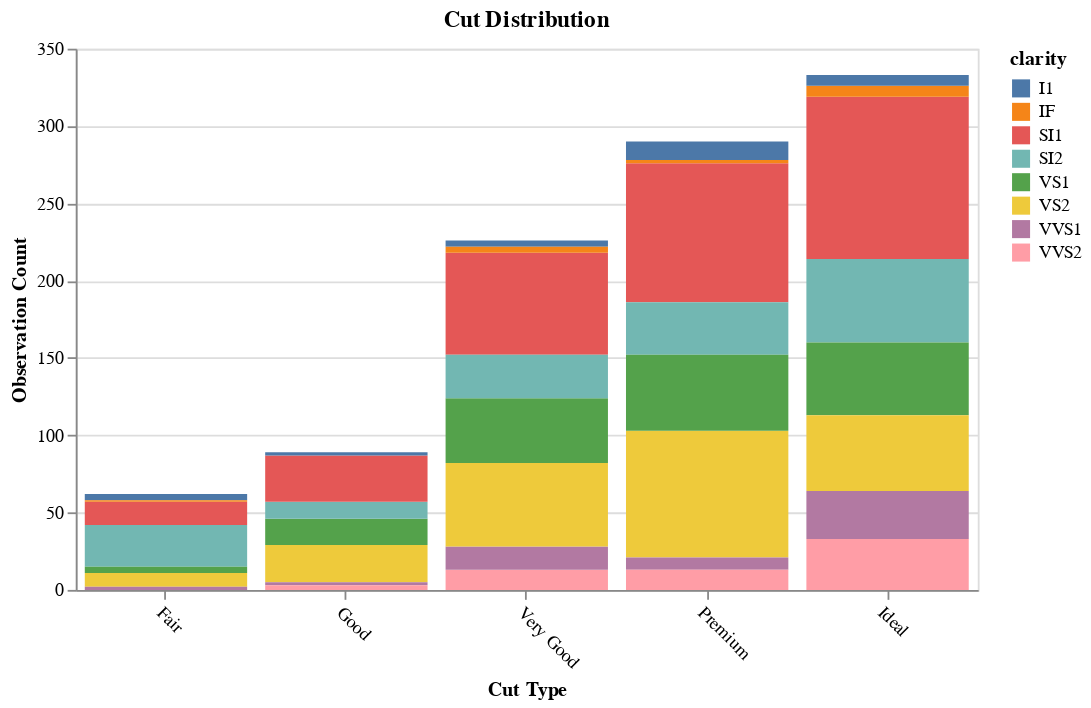

Notebook cell for this chart:
### Code cell
alt.Chart(df, width=500, title='Cut Distribution').mark_bar(color='blue').encode(
    x=alt.X('cut',title='Cut Type', sort=['Fair', 'Good', 'Very Good', 'Premium', 'Ideal'],
            axis=alt.AxisConfig(labelAngle=45)),
            y=alt.Y('count()', title='Observation Count'),
            color=alt.Color('clarity'))

### Figure 1 — Vega-Lite specification as saved in the notebook (floating-point values rounded to 4 significant figures; data arrays with more than 128 entries replaced by an {"elided": "..."} marker saying what was removed)
{"config": {"view": {"continuousWidth": 400, "continuousHeight": 300}}, "data": {"name": "data-09af3ba921a6ec5df951134374763fc6"}, "mark": {"type": "bar", "color": "blue"}, "encoding": {"color": {"field": "clarity", "type": "nominal"}, "x": {"axis": {"labelAngle": 45}, "field": "cut", "sort": ["Fair", "Good", "Very Good", "Premium", "Ideal"], "title": "Cut Type", "type": "nominal"}, "y": {"aggregate": "count", "title": "Observation Count", "type": "quantitative"}}, "title": "Cut Distribution", "width": 500, "$schema": "https://vega.github.io/schema/vega-lite/v4.17.0.json", "datasets": {"data-09af3ba921a6ec5df951134374763fc6": {"elided": "1000 records"}}}
